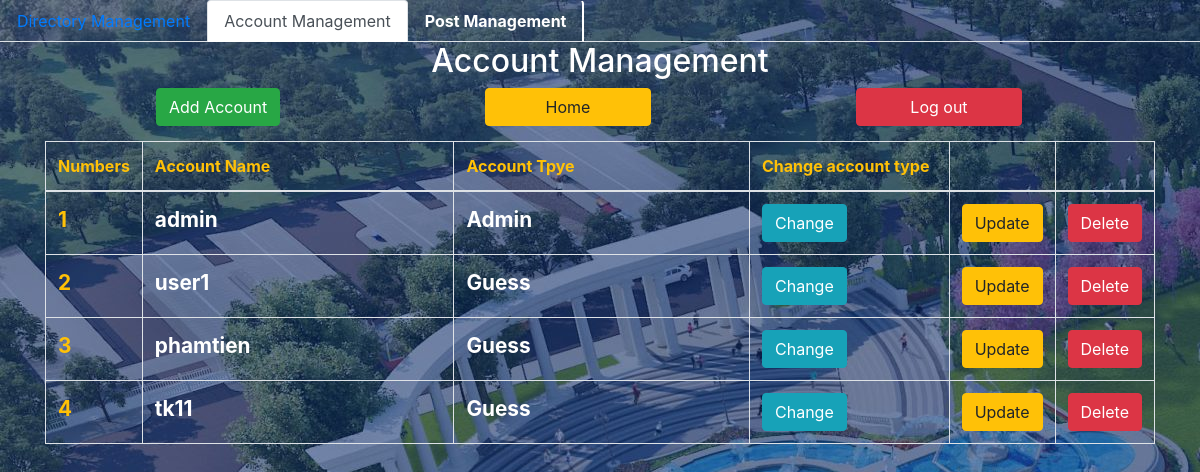
The app's page /admin/Account/index.php (signed in), older data.
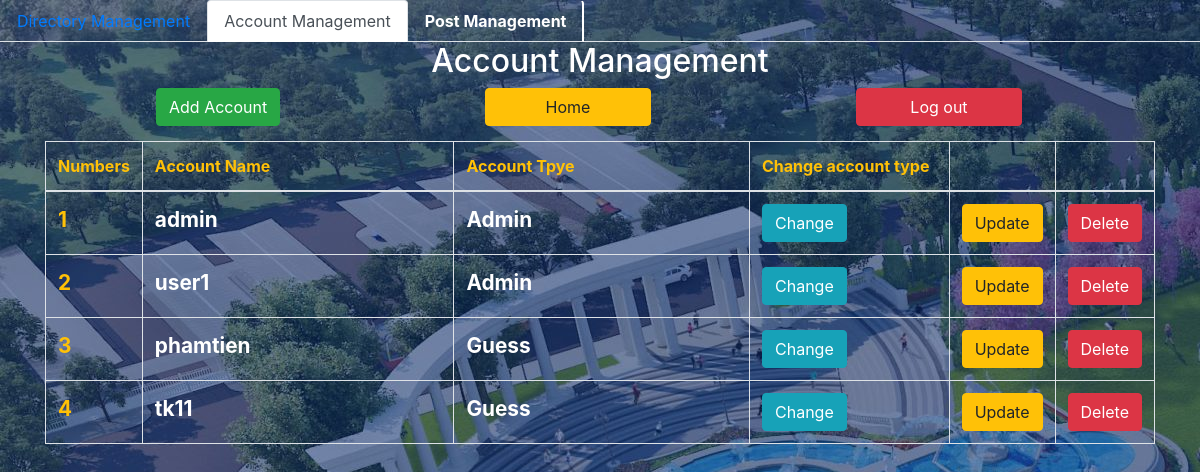
The same page, newer data.
### tables this page shows
CREATE TABLE `user` (
  `id` int(11) NOT NULL,
  `user_name` varchar(255) NOT NULL,
  `password` varchar(255) NOT NULL,
  `type` bit(1) NOT NULL
);

### db/dbhelper.php (called while the page is built, shortened)
<?php
function select_list($sql) {
	$con = mysqli_connect(HOST, USERNAME, PASSWORD, DATABASE);
	$result = mysqli_query($con, $sql);
	$data   = [];
	while ($row = mysqli_fetch_array($result, 1)) {
		$data[] = $row;
	}
	return $data;
}

### admin/Account/index.php (the view, shortened to what this page needs)
<?php
require_once ('../../db/dbhelper.php');
?>
<!DOCTYPE html>
<html>
<head>
	<link rel="stylesheet" href="https://maxcdn.bootstrapcdn.com/bootstrap/4.4.1/css/bootstrap.min.css">
</head>
<body style="background: url('../../images/6.PNG') ; overflow-y: hidden; ">
	<ul class="nav nav-tabs">
	  <li class="nav-item">
	    <a class="nav-link" href="../Directory/">Directory Management</a>
	  </li>
	  <li class="nav-item">
	    <a class="nav-link active" href="#">Account Management</a>
	  </li>
	   <li class="nav-item">
	    <a class="nav-link " style="color: #ffffffff;border-right: 2px solid white;font-weight:bold" href="../Post/">Post Management</a>
	  </li>
	</ul>
	<div class="container">
		<div class="panel panel-primary">
			<div class="panel-heading">
				<h2 class="text-center" style="color: #FFFFFF;">Account Management</h2>
			</div>
			<div class="panel-body">
				<a href="add.php">
					<button class="btn btn-success" style="margin-left: 10%;margin-bottom: 15px;">Add Account</button>
				</a>
				<a href="../../index.php">
					<button class="btn btn-warning" style="width: 15%;margin-left: 25vh ; margin-bottom: 15px "> Home</button>
				</a>
				<a href="../../logout.php">
					<button class="btn btn-danger" style="width: 15%;margin-left: 25vh ; margin-bottom: 15px "> Log out</button>
				</a>
				<table class="table table-bordered table-hover">
					<thead>
						<tr>
							<th width="50px" class="text-warning">Numbers</th>
							<th class="text-warning"> Account Name</th>
							<th class="text-warning"> Account Tpye</th>
							<th class="text-warning"> Change account type</th>
							<th width="50px"></th>
							<th width="50px"></th>
						</tr>
					</thead>
					<tbody>
<?php
$sql          = 'select * from user';
$userList = select_list($sql);
$index = 1;
foreach ($userList as $item) {
		if ($item['type']==0) {
			$type_acc = "Guess";
		}
		else{
			$type_acc = "Admin";
		}
	echo '<tr>
				<td class="text-warning">'.($index++).'</td>
				<td >'.$item['user_name'].'</td>
				<td >'.$type_acc.'</td>
				<td style = "width: 18%" >
					<a href="ChangeTypeAcc.php?id='.$item['id'].'"><button class="btn btn-info">Change</button></a>
				<td>
					<a href="add.php?id='.$item['id'].'"><button class="btn btn-warning">Update</button></a>
				</td>
				<td>
					<button class="btn btn-danger" onclick="deleteAccount('.$item['id'].')">Delete</button>
				</td>
			</tr>';
}
?>
					</tbody>
				</table>
			</div>
		</div>
	</div>
</body>
</html>

### admin/Account/index.php (style rules this page uses)
td { font-weight : bold ; color : white; font-size : 1.3rem ; }

Row changes from the older to the newer data that the page shows:
changed user "user1": type "Guess" → "Admin"
